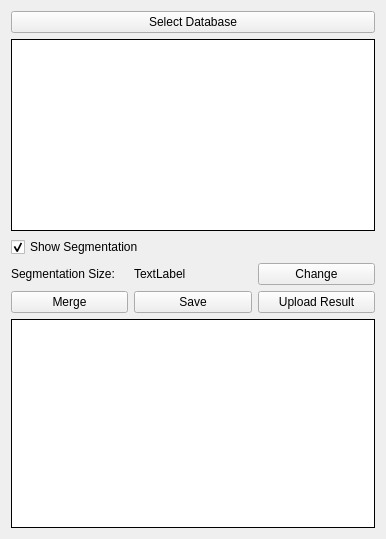
<?xml version="1.0" encoding="UTF-8"?>
<ui version="4.0">
 <class>FlyEmProofControlForm</class>
 <widget class="QWidget" name="FlyEmProofControlForm">
  <property name="geometry">
   <rect>
    <x>0</x>
    <y>0</y>
    <width>386</width>
    <height>539</height>
   </rect>
  </property>
  <property name="windowTitle">
   <string>Form</string>
  </property>
  <layout class="QVBoxLayout" name="verticalLayout_5">
   <item>
    <widget class="QPushButton" name="dvidPushButton">
     <property name="text">
      <string>Select Database</string>
     </property>
    </widget>
   </item>
   <item>
    <widget class="QTextEdit" name="dataInfoWidget">
     <property name="sizePolicy">
      <sizepolicy hsizetype="Expanding" vsizetype="Maximum">
       <horstretch>0</horstretch>
       <verstretch>0</verstretch>
      </sizepolicy>
     </property>
     <property name="autoFillBackground">
      <bool>false</bool>
     </property>
     <property name="frameShape">
      <enum>QFrame::Box</enum>
     </property>
     <property name="frameShadow">
      <enum>QFrame::Plain</enum>
     </property>
     <property name="readOnly">
      <bool>true</bool>
     </property>
    </widget>
   </item>
   <item>
    <widget class="QCheckBox" name="segmentCheckBox">
     <property name="text">
      <string>Show Segmentation</string>
     </property>
     <property name="checked">
      <bool>true</bool>
     </property>
    </widget>
   </item>
   <item>
    <layout class="QHBoxLayout" name="horizontalLayout_6">
     <item>
      <widget class="QLabel" name="label_11">
       <property name="text">
        <string>Segmentation Size:</string>
       </property>
      </widget>
     </item>
     <item>
      <widget class="QLabel" name="segmentSizeLabel">
       <property name="text">
        <string>TextLabel</string>
       </property>
      </widget>
     </item>
     <item>
      <widget class="QPushButton" name="segmentSizePushButton">
       <property name="text">
        <string>Change</string>
       </property>
      </widget>
     </item>
    </layout>
   </item>
   <item>
    <layout class="QHBoxLayout" name="horizontalLayout_7">
     <item>
      <widget class="QPushButton" name="mergeSegmentPushButton">
       <property name="text">
        <string>Merge</string>
       </property>
      </widget>
     </item>
     <item>
      <widget class="QPushButton" name="pushButton">
       <property name="text">
        <string>Save</string>
       </property>
      </widget>
     </item>
     <item>
      <widget class="QPushButton" name="uploadPushButton">
       <property name="text">
        <string>Upload Result</string>
       </property>
      </widget>
     </item>
    </layout>
   </item>
   <item>
    <widget class="QTextEdit" name="outputWidget">
     <property name="autoFillBackground">
      <bool>false</bool>
     </property>
     <property name="frameShape">
      <enum>QFrame::Box</enum>
     </property>
     <property name="frameShadow">
      <enum>QFrame::Plain</enum>
     </property>
     <property name="readOnly">
      <bool>true</bool>
     </property>
    </widget>
   </item>
  </layout>
 </widget>
 <resources/>
 <connections/>
</ui>
